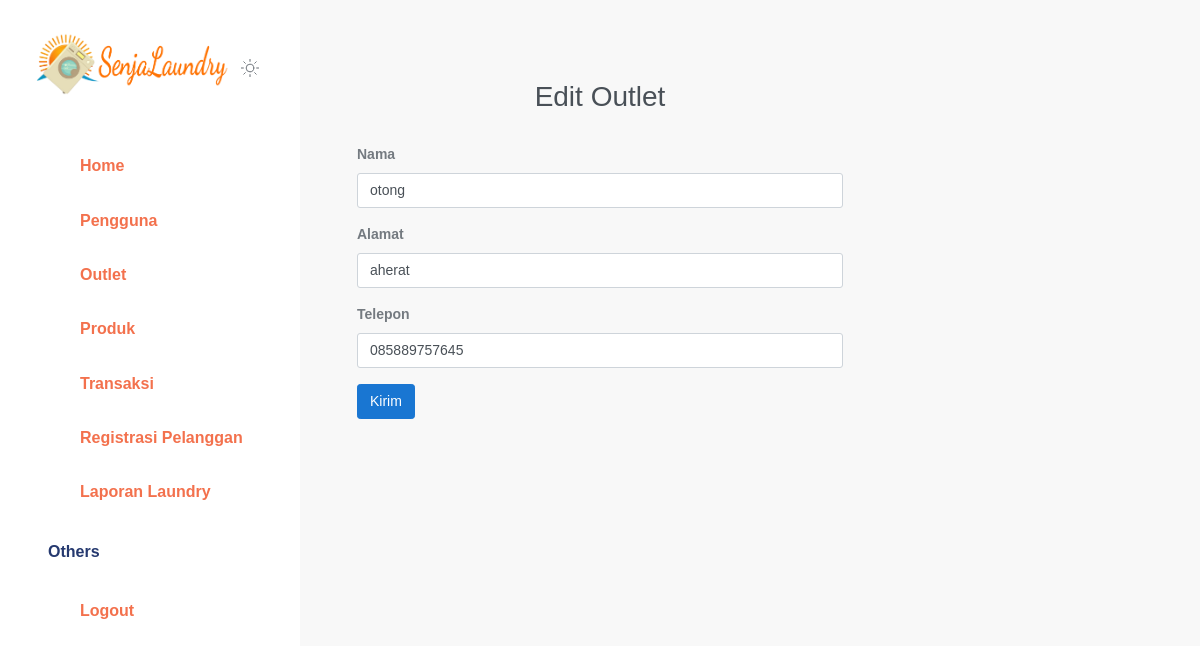
/views/outlet/v_edit_outlet.php?id=29 (signed in), run on the app's committed database.
### tables this page shows
CREATE TABLE `tb_outlet` (
  `id` int(11) NOT NULL,
  `nama` varchar(100) NOT NULL,
  `alamat` text NOT NULL,
  `tlp` varchar(15) NOT NULL
);

### controllers/c_outlet.php (called while the page is built, shortened)
<?php
class c_outlet{
    public function koneksi(){
        $conn = mysqli_connect("localhost", "root", "", "laundry");
        return $conn;
    }
    public function edit($id) {
        $conn = $this->koneksi();
        $query = "SELECT * FROM tb_outlet WHERE id = $id";
        $sql = mysqli_query($conn,$query);
        while ($data = mysqli_fetch_object($sql)) {
            $hasil[] = $data;
        }
        return $hasil;
    }
}

### views/outlet/v_edit_outlet.php (the view, shortened to what this page needs)
<?php
    include_once '../template/header.php';
    include_once '../template/sidebar.php';
    include_once '../../controllers/c_outlet.php';
    $c_outlet = new c_outlet();
    ?>
    <div class="row" style="background-color: dark;">
        <div class="col">
        </div>
        <div class="col-5" style=" height:648px;">
            <h2 style="margin-top:80px; margin-bottom:30px; text-align: center;">Edit Outlet</h2>
            <form action="../../routers/r_outlet.php?aksi=update" method="POST">
            <?php foreach ($c_outlet->edit($_GET['id']) as $data) { ?>
                <div class="mb-3">
                    <label for="exampleInputEmail1" class="form-label">Nama</label> <input type="text"
                        class="form-control" name="nama" value="<?php echo $data->nama ?>">
                </div>
                <div class="mb-3">
                    <label for="exampleInputEmail1" class="form-label">Alamat</label> <input type="text"
                        class="form-control" name="alamat" value="<?php echo $data->alamat ?>">
                </div>
                <div class="mb-3">
                    <label for="exampleInputPassword1" class="form-label">Telepon</label> <input type="text"
                        class="form-control" name="tlp" value="<?php echo $data->tlp ?>">
                </div>
                <button style="" name="update" type="submit" class="btn btn-primary">Kirim</button>
                <?php } ?>
            </form>
        </div>
        <div class="col" style="background-color: dark;">
        </div>
    </div>
</body>
</body>
<link href="../../assets/css/bootstrap.min.css" rel="stylesheet"
>
</html>

### data on the page
tb_outlet: nama "otong", alamat "aherat", tlp "085889757645"
